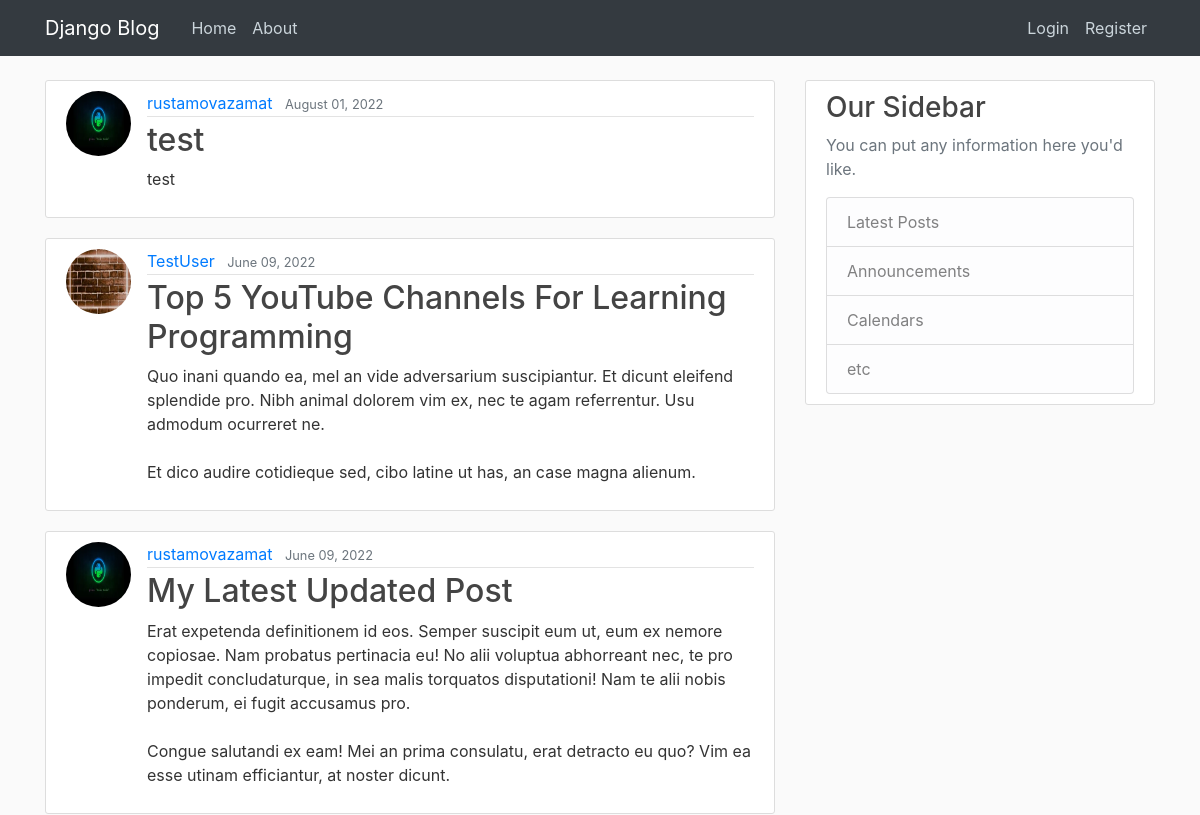
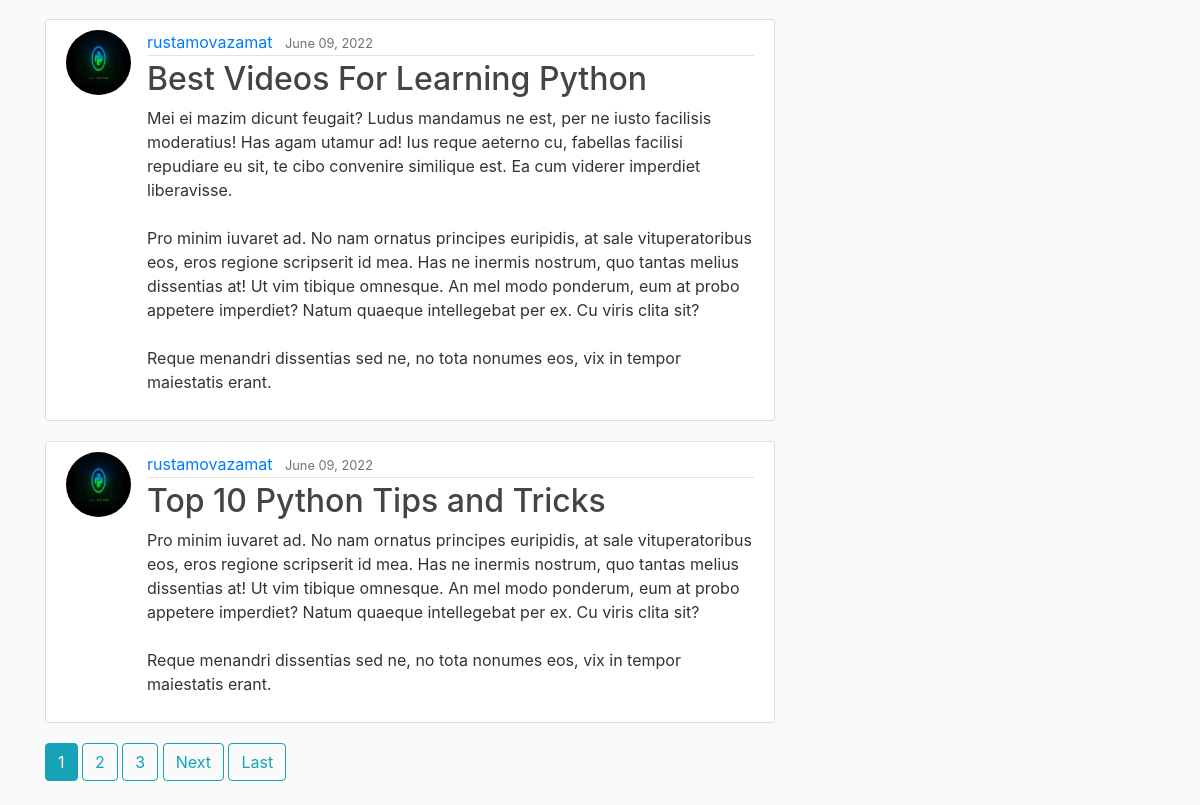
Before: / with the older database file (2 pictures, top to bottom).
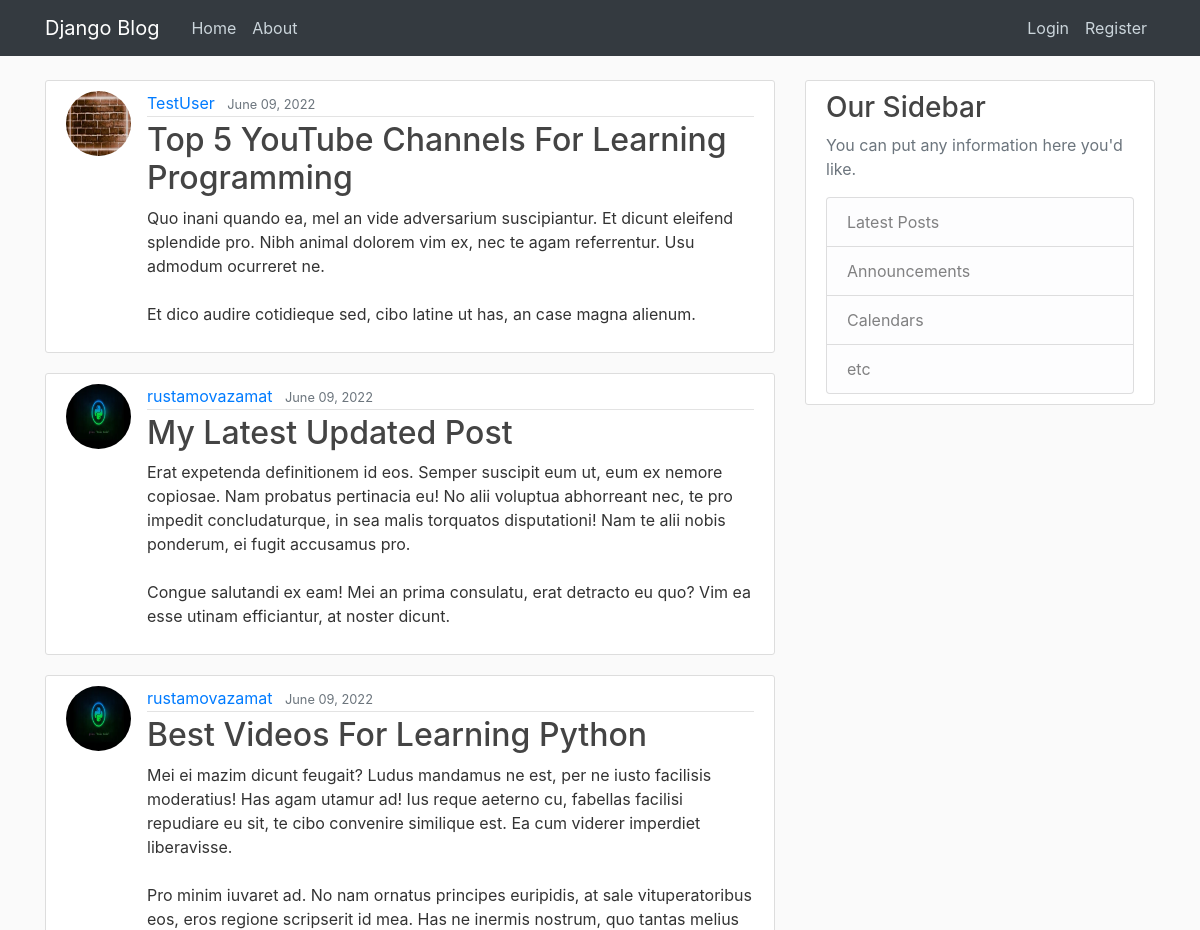
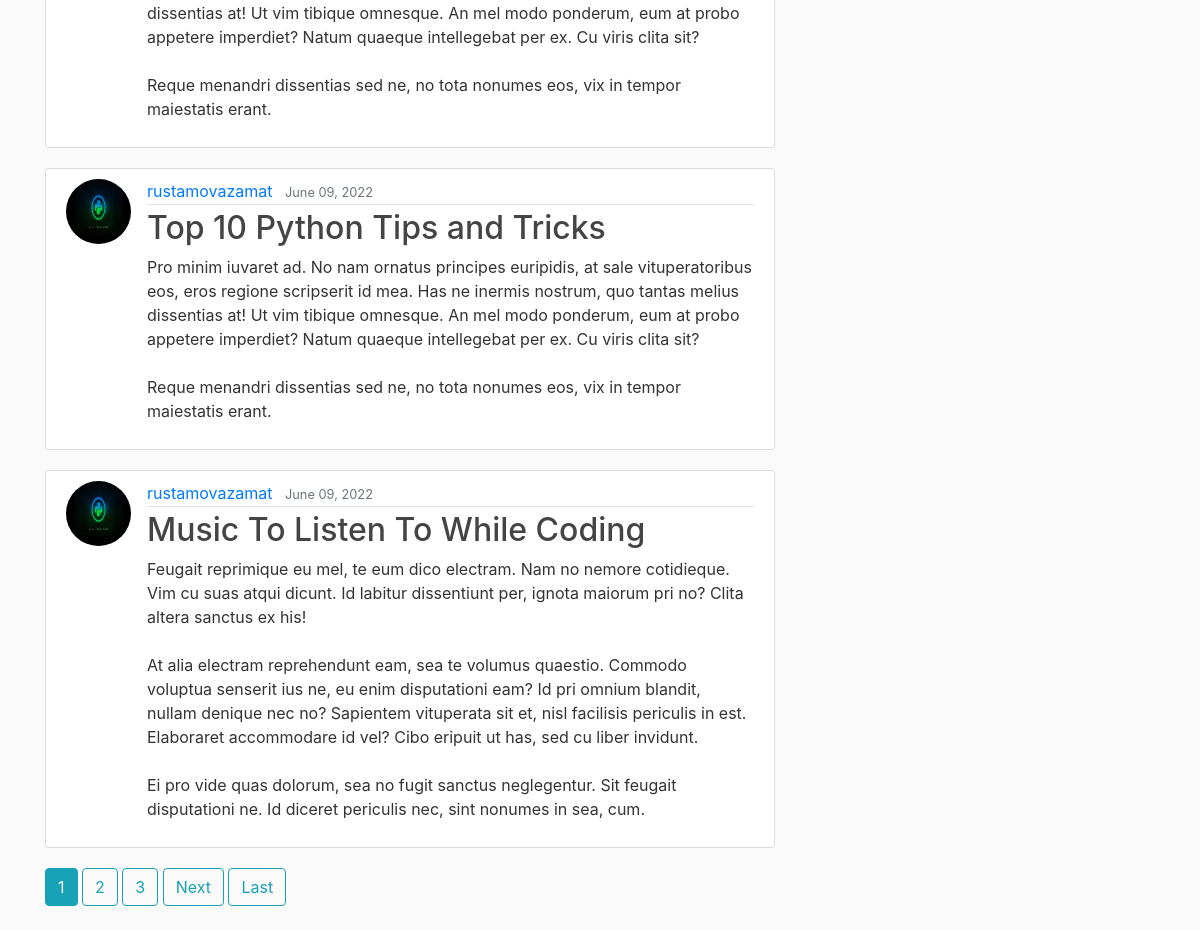
After: the same page with the newer database file (2 pictures, top to bottom).
### blog/models.py (models this page shows, shortened)
class Post(models.Model):
    title = models.CharField(max_length=100, verbose_name="Titles")
    content = models.TextField(verbose_name="Contents")
    date_posted = models.DateTimeField(default=timezone.now)
    author = models.ForeignKey(User, on_delete=models.CASCADE, verbose_name="Authors")

### users/models.py (models this page shows, shortened)
class Profile(models.Model):
    user = models.OneToOneField(User, on_delete=models.CASCADE, verbose_name="Users")
    image = models.ImageField(default="default.jpg", upload_to="profile_pics")

### blog/views.py (the view)
# urls.py: path("", PostListView.as_view(), name="blog-home"),
class PostListView(ListView):
    model = Post
    template_name = "blog/home.html"  # template_name
    context_object_name = "posts"  # {"posts": 'posts}
    ordering = ['-date_posted']  # for last added or updated blog posts
    paginate_by = 5

### blog/templates/blog/home.html
{% extends 'base.html' %}
{% block content %}
<body>
{% for post in posts %}
<article class="media content-section">
    <img class="rounded-circle article-img" src="{{ post.author.profile.image.url }}">
    <div class="media-body">
        <div class="article-metadata">
            <a class="mr-2" href="{% url 'user-posts' post.author.username %}">{{ post.author }}</a>
            <small class="text-muted">{{ post.date_posted|date:"F d, Y" }}</small>
        </div>
        <h2><a class="article-title" href="{% url 'post-detail' post.id %}">{{ post.title }}</a></h2>
        <p class="article-content">{{ post.content }}</p>
    </div>
</article>
{% endfor %}
{% include 'components/_pagination.html' %}
</body>
{% endblock content %}

### templates/base.html (shortened to what this page needs)
<!DOCTYPE html>
{% load static %}
<html lang="en">
<head>
    <link rel="stylesheet" href="https://cdn.jsdelivr.net/npm/bootstrap@4.3.1/dist/css/bootstrap.min.css"
>
    <link rel="stylesheet" type="text/css" href="{% static 'main.css' %}">
</head>
<body>
<header class="site-header">
    <nav class="navbar navbar-expand-md navbar-dark bg-dark fixed-top">
        <div class="container">
            <a class="navbar-brand mr-4" href="{% url 'blog-home' %}">Django Blog</a>
            <div class="collapse navbar-collapse" id="navbarToggle">
                <div class="navbar-nav mr-auto">
                    <a class="nav-item nav-link" href="{% url 'blog-home' %}">Home</a>
                    <a class="nav-item nav-link" href="{% url 'blog-about' %}">About</a>
                </div>
                <div class="navbar-nav">
                    {% if user.is_authenticated %}
                    <a class="nav-item nav-link" href="{% url 'post-create' %}">New Post</a>
                    <a class="nav-item nav-link" href="{% url 'profile' %}">Profile</a>
                    <a class="nav-item nav-link" href="{% url 'logout' %}">Logout</a>
                    {% else %}
                    <a class="nav-item nav-link" href="{% url 'login' %}">Login</a>
                    <a class="nav-item nav-link" href="{% url 'register' %}">Register</a>
                    {% endif %}
                </div>
            </div>
        </div>
    </nav>
</header>
<main role="main" class="container">
    <div class="row">
        <div class="col-md-8">
            {% block content %}{% endblock %}
        </div>
        <div class="col-md-4">
            <div class="content-section">
                <h3>Our Sidebar</h3>
                <p class='text-muted'>You can put any information here you'd like.</p>
                <ul class="list-group">
                    <li class="list-group-item list-group-item-light">Latest Posts</li>
                    <li class="list-group-item list-group-item-light">Announcements</li>
                    <li class="list-group-item list-group-item-light">Calendars</li>
                    <li class="list-group-item list-group-item-light">etc</li>
                </ul>
            </div>
        </div>
    </div>
</main>
</body>
</html>

### templates/components/_pagination.html (shortened to what this page needs)
{% if is_paginated %}
{% for num in page_obj.paginator.page_range %}
{% if page_obj.number == num %}
<a class="btn btn-info mb-4" href="?page={{ num }}">{{ num }}</a>
{% elif num > page_obj.number|add:'-3' and num < page_obj.number|add:'3' %}
<a class="btn btn-outline-info mb-4" href="?page={{ num }}">{{ num }}</a>
{% endif %}
{% endfor %}
{% if page_obj.has_next %}
<a class="btn btn-outline-info mb-4" href="?page={{ page_obj.next_page_number }}">Next</a>
<a class="btn btn-outline-info mb-4" href="?page={{ page_obj.paginator.num_pages }}">Last</a>
{% endif %}
{% endif %}

### blog/static/main.css (style rules this page uses)
body { background: #fafafa; color: #333333; margin-top: 5rem; }
h1, h2, h3, h4, h5, h6 { color: #444444; }
ul { margin: 0; }
.site-header .navbar-nav .nav-link { color: #cbd5db; }
.content-section { background: #ffffff; padding: 10px 20px; border: 1px solid #dddddd; border-radius: 3px; margin-bottom: 20px; }
.article-title { color: #444444; }
.article-content { white-space: pre-line; }
.article-img { height: 65px; width: 65px; margin-right: 16px; }
.article-metadata { padding-bottom: 1px; margin-bottom: 4px; border-bottom: 1px solid #e3e3e3 }

Changed rows visible on the page:
removed Post: author.profile.image (picture), author "rustamovazamat", date_posted "August 01, 2022", title "test", content "test"
now on this page (row unchanged): Post: author.profile.image (picture), author "rustamovazamat", date_posted "June 09, 2022", title "Music To Listen To While Coding", content "Feugait reprimique eu mel, te eum dico electram. Nam no nemore cotidieque. Vim cu suas atqui dicunt. Id labitur dissentiunt per, ignota maiorum pri no? Clita altera sanctus ex his! At alia electram reprehendunt eam, sea te volumus quaestio. Commodo voluptua senserit ius ne, eu enim disputationi eam? Id pri omnium blandit, nullam denique nec no? Sapientem vituperata sit et, nisl facilisis periculis in est. Elaboraret accommodare id vel? Cibo eripuit ut has, sed cu liber invidunt. Ei pro vide quas dolorum, sea no fugit sanctus neglegentur. Sit feugait disputationi ne. Id diceret periculis nec, sint nonumes in sea, cum."
